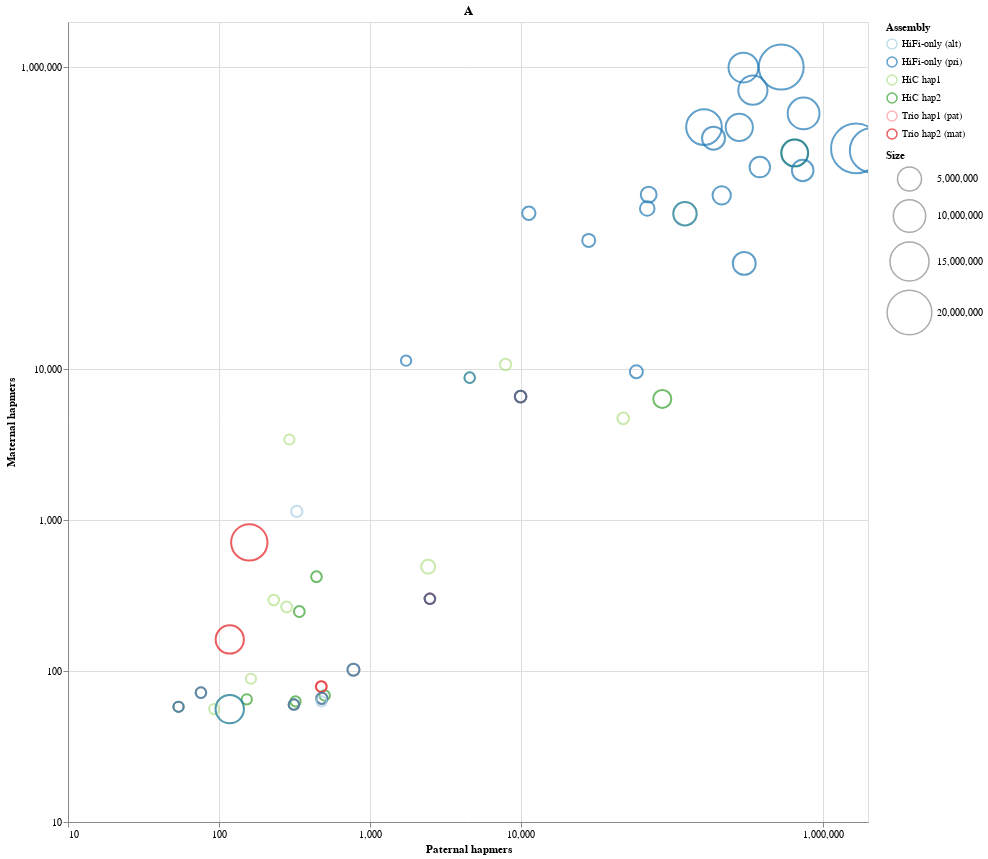

Write notebook code for a chart like this one.
### Code cell
panel_a = hapmer_graph(blob)
panel_a

### Figure 1 — Vega-Lite specification as saved in the notebook (floating-point values rounded to 4 significant figures)
{"config": {"view": {"continuousWidth": 400, "continuousHeight": 300}}, "data": {"name": "data-5b10df76e221f4cce4a6e44995c42477"}, "mark": {"type": "point", "clip": true}, "encoding": {"color": {"field": "Assembly", "scale": {"domain": ["HiFi-only (alt)", "HiFi-only (pri)", "HiC hap1", "HiC hap2", "Trio hap1 (pat)", "Trio hap2 (mat)"], "range": ["#a6cee3", "#1f78b4", "#b2df8a", "#33a02c", "#fb9a99", "#e31a1c"]}, "type": "nominal"}, "size": {"field": "Size", "scale": {"domain": [10, 20000000], "range": [100, 2000]}, "type": "quantitative"}, "x": {"axis": {"values": [10, 100, 1000, 10000, 1000000]}, "field": "pat_hapmer", "scale": {"domain": [10, 2000000], "type": "log"}, "title": "Paternal hapmers", "type": "quantitative"}, "y": {"axis": {"values": [10, 100, 1000, 10000, 1000000]}, "field": "mat_hapmer", "scale": {"domain": [10, 2000000], "type": "log"}, "title": "Maternal hapmers", "type": "quantitative"}}, "height": 800, "title": "A", "width": 800, "$schema": "https://vega.github.io/schema/vega-lite/v4.17.0.json", "datasets": {"data-5b10df76e221f4cce4a6e44995c42477": [{"Assembly": "HiC hap1", "Contig": "h1tg000106l", "pat_hapmer": 118, "mat_hapmer": 56, "Size": 7416280}, {"Assembly": "HiC hap1", "Contig": "h1tg000152l", "pat_hapmer": 281, "mat_hapmer": 266, "Size": 184670}, {"Assembly": "HiC hap1", "Contig": "h1tg000156l", "pat_hapmer": 122509, "mat_hapmer": 107306, "Size": 4688765}, {"Assembly": "HiC hap1", "Contig": "h1tg000229l", "pat_hapmer": 9988, "mat_hapmer": 6599, "Size": 353137}, {"Assembly": "HiC hap1", "Contig": "h1tg000362l", "pat_hapmer": 7931, "mat_hapmer": 10756, "Size": 290854}, {"Assembly": "HiC hap1", "Contig": "h1tg000393l", "pat_hapmer": 93, "mat_hapmer": 56, "Size": 30443}, {"Assembly": "HiC hap1", "Contig": "h1tg000405l", "pat_hapmer": 2436, "mat_hapmer": 492, "Size": 1018316}, {"Assembly": "HiC hap1", "Contig": "h1tg000418l", "pat_hapmer": 47749, "mat_hapmer": 4729, "Size": 369436}, {"Assembly": "HiC hap1", "Contig": "h1tg000432l", "pat_hapmer": 2501, "mat_hapmer": 301, "Size": 106999}, {"Assembly": "HiC hap1", "Contig": "h1tg000451l", "pat_hapmer": 481, "mat_hapmer": 66, "Size": 273456}, {"Assembly": "HiC hap1", "Contig": "h1tg000547l", "pat_hapmer": 779, "mat_hapmer": 102, "Size": 459507}, {"Assembly": "HiC hap1", "Contig": "h1tg000584l", "pat_hapmer": 76, "mat_hapmer": 72, "Size": 121718}, {"Assembly": "HiC hap1", "Contig": "h1tg000598l", "pat_hapmer": 231, "mat_hapmer": 296, "Size": 139644}, {"Assembly": "HiC hap1", "Contig": "h1tg000602l", "pat_hapmer": 163, "mat_hapmer": 89, "Size": 36463}, {"Assembly": "HiC hap1", "Contig": "h1tg000768l", "pat_hapmer": 4590, "mat_hapmer": 8801, "Size": 116625}, {"Assembly": "HiC hap1", "Contig": "h1tg000836l", "pat_hapmer": 293, "mat_hapmer": 3427, "Size": 26924}, {"Assembly": "HiC hap2", "Contig": "h2tg000060l", "pat_hapmer": 653550, "mat_hapmer": 271077, "Size": 6484363}, {"Assembly": "HiC hap2", "Contig": "h2tg000079l", "pat_hapmer": 86673, "mat_hapmer": 6361, "Size": 2366915}, {"Assembly": "HiC hap2", "Contig": "h2tg000272l", "pat_hapmer": 314, "mat_hapmer": 60, "Size": 110207}, {"Assembly": "HiC hap2", "Contig": "h2tg000279l", "pat_hapmer": 322, "mat_hapmer": 63, "Size": 57727}, {"Assembly": "HiC hap2", "Contig": "h2tg000336l", "pat_hapmer": 341, "mat_hapmer": 248, "Size": 193366}, {"Assembly": "HiC hap2", "Contig": "h2tg000357l", "pat_hapmer": 443, "mat_hapmer": 422, "Size": 152306}, {"Assembly": "HiC hap2", "Contig": "h2tg000393l", "pat_hapmer": 502, "mat_hapmer": 69, "Size": 99849}, {"Assembly": "HiC hap2", "Contig": "h2tg000414l", "pat_hapmer": 54, "mat_hapmer": 58, "Size": 46494}, {"Assembly": "HiC hap2", "Contig": "h2tg000438l", "pat_hapmer": 153, "mat_hapmer": 65, "Size": 46907}, {"Assembly": "Trio hap1 (pat)", "Contig": "h1tg000325l", "pat_hapmer": 314, "mat_hapmer": 60, "Size": 110207}, {"Assembly": "Trio hap1 (pat)", "Contig": "h1tg000407l", "pat_hapmer": 2501, "mat_hapmer": 301, "Size": 106999}, {"Assembly": "Trio hap1 (pat)", "Contig": "h1tg000416l", "pat_hapmer": 481, "mat_hapmer": 66, "Size": 273456}, {"Assembly": "Trio hap1 (pat)", "Contig": "h1tg000481l", "pat_hapmer": 477, "mat_hapmer": 79, "Size": 167561}, {"Assembly": "Trio hap1 (pat)", "Contig": "h1tg000482l", "pat_hapmer": 779, "mat_hapmer": 102, "Size": 459507}, {"Assembly": "Trio hap1 (pat)", "Contig": "h1tg000500l", "pat_hapmer": 76, "mat_hapmer": 72, "Size": 121718}, {"Assembly": "Trio hap1 (pat)", "Contig": "h1tg000536l", "pat_hapmer": 54, "mat_hapmer": 58, "Size": 46494}, {"Assembly": "Trio hap2 (mat)", "Contig": "h2tg000005l", "pat_hapmer": 159, "mat_hapmer": 712, "Size": 12851015}, {"Assembly": "Trio hap2 (mat)", "Contig": "h2tg000101l", "pat_hapmer": 118, "mat_hapmer": 162, "Size": 7319239}, {"Assembly": "Trio hap2 (mat)", "Contig": "h2tg000209l", "pat_hapmer": 9978, "mat_hapmer": 6585, "Size": 351164}, {"Assembly": "Trio hap2 (mat)", "Contig": "h2tg000362l", "pat_hapmer": 2501, "mat_hapmer": 301, "Size": 106999}, {"Assembly": "Trio hap2 (mat)", "Contig": "h2tg000430l", "pat_hapmer": 477, "mat_hapmer": 79, "Size": 167561}, {"Assembly": "HiFi-only (pri)", "Contig": "ptg000021l_1", "pat_hapmer": 2126941, "mat_hapmer": 282031, "Size": 19683555}, {"Assembly": "HiFi-only (pri)", "Contig": "ptg000029l_1", "pat_hapmer": 298751, "mat_hapmer": 997493, "Size": 8276722}, {"Assembly": "HiFi-only (pri)", "Contig": "ptg000032l_1", "pat_hapmer": 748470, "mat_hapmer": 495763, "Size": 9598109}, {"Assembly": "HiFi-only (pri)", "Contig": "ptg000040l_1", "pat_hapmer": 383919, "mat_hapmer": 218580, "Size": 3375373}, {"Assembly": "HiFi-only (pri)", "Contig": "ptg000048l_1", "pat_hapmer": 738357, "mat_hapmer": 207722, "Size": 3831613}, {"Assembly": "HiFi-only (pri)", "Contig": "ptg000060l_1", "pat_hapmer": 345261, "mat_hapmer": 706524, "Size": 7919575}, {"Assembly": "HiFi-only (pri)", "Contig": "ptg000064l_1", "pat_hapmer": 3730294, "mat_hapmer": 392468, "Size": 38660668}, {"Assembly": "HiFi-only (pri)", "Contig": "ptg000067l_1", "pat_hapmer": 68892, "mat_hapmer": 116231, "Size": 1182498}, {"Assembly": "HiFi-only (pri)", "Contig": "ptg000076l_1", "pat_hapmer": 1662622, "mat_hapmer": 290425, "Size": 24930671}, {"Assembly": "HiFi-only (pri)", "Contig": "ptg000080l_1", "pat_hapmer": 58360, "mat_hapmer": 9632, "Size": 725842}, {"Assembly": "HiFi-only (pri)", "Contig": "ptg000084l_1", "pat_hapmer": 163810, "mat_hapmer": 402483, "Size": 12338213}, {"Assembly": "HiFi-only (pri)", "Contig": "ptg000087l_1", "pat_hapmer": 280603, "mat_hapmer": 401004, "Size": 6760624}, {"Assembly": "HiFi-only (pri)", "Contig": "ptg000103l_1", "pat_hapmer": 70436, "mat_hapmer": 143534, "Size": 1584584}, {"Assembly": "HiFi-only (pri)", "Contig": "ptg000106l_1", "pat_hapmer": 653550, "mat_hapmer": 271077, "Size": 6484367}, {"Assembly": "HiFi-only (pri)", "Contig": "ptg000122l_1", "pat_hapmer": 531877, "mat_hapmer": 1005796, "Size": 20155647}, {"Assembly": "HiFi-only (pri)", "Contig": "ptg000157l_1", "pat_hapmer": 302675, "mat_hapmer": 50296, "Size": 4463239}, {"Assembly": "HiFi-only (pri)", "Contig": "ptg000184l_1", "pat_hapmer": 118, "mat_hapmer": 56, "Size": 7416280}, {"Assembly": "HiFi-only (pri)", "Contig": "ptg000190l_1", "pat_hapmer": 189353, "mat_hapmer": 339680, "Size": 4505975}, {"Assembly": "HiFi-only (pri)", "Contig": "ptg000261l_1", "pat_hapmer": 122509, "mat_hapmer": 107306, "Size": 4688765}, {"Assembly": "HiFi-only (pri)", "Contig": "ptg000312l_1", "pat_hapmer": 214642, "mat_hapmer": 141980, "Size": 2495227}, {"Assembly": "HiFi-only (pri)", "Contig": "ptg000338l_1", "pat_hapmer": 28196, "mat_hapmer": 71432, "Size": 717012}, {"Assembly": "HiFi-only (pri)", "Contig": "ptg000378l_1", "pat_hapmer": 9978, "mat_hapmer": 6585, "Size": 351164}, {"Assembly": "HiFi-only (pri)", "Contig": "ptg000502l_1", "pat_hapmer": 11312, "mat_hapmer": 108118, "Size": 820601}, {"Assembly": "HiFi-only (pri)", "Contig": "ptg000520l_1", "pat_hapmer": 314, "mat_hapmer": 60, "Size": 110207}, {"Assembly": "HiFi-only (pri)", "Contig": "ptg000656l_1", "pat_hapmer": 2501, "mat_hapmer": 301, "Size": 106999}, {"Assembly": "HiFi-only (pri)", "Contig": "ptg000681l_1", "pat_hapmer": 481, "mat_hapmer": 66, "Size": 273456}, {"Assembly": "HiFi-only (pri)", "Contig": "ptg000746l_1", "pat_hapmer": 1739, "mat_hapmer": 11396, "Size": 68178}, {"Assembly": "HiFi-only (pri)", "Contig": "ptg000787l_1", "pat_hapmer": 779, "mat_hapmer": 102, "Size": 459507}, {"Assembly": "HiFi-only (pri)", "Contig": "ptg000824l_1", "pat_hapmer": 76, "mat_hapmer": 72, "Size": 121718}, {"Assembly": "HiFi-only (pri)", "Contig": "ptg000893l_1", "pat_hapmer": 54, "mat_hapmer": 58, "Size": 46494}, {"Assembly": "HiFi-only (pri)", "Contig": "ptg001024l_1", "pat_hapmer": 4590, "mat_hapmer": 8801, "Size": 116625}, {"Assembly": "HiFi-only (alt)", "Contig": "hap_ptg000680l_1_1", "pat_hapmer": 328, "mat_hapmer": 1144, "Size": 305959}, {"Assembly": "HiFi-only (alt)", "Contig": "hap_ptg000823l_1_1", "pat_hapmer": 478, "mat_hapmer": 63, "Size": 77115}]}}
